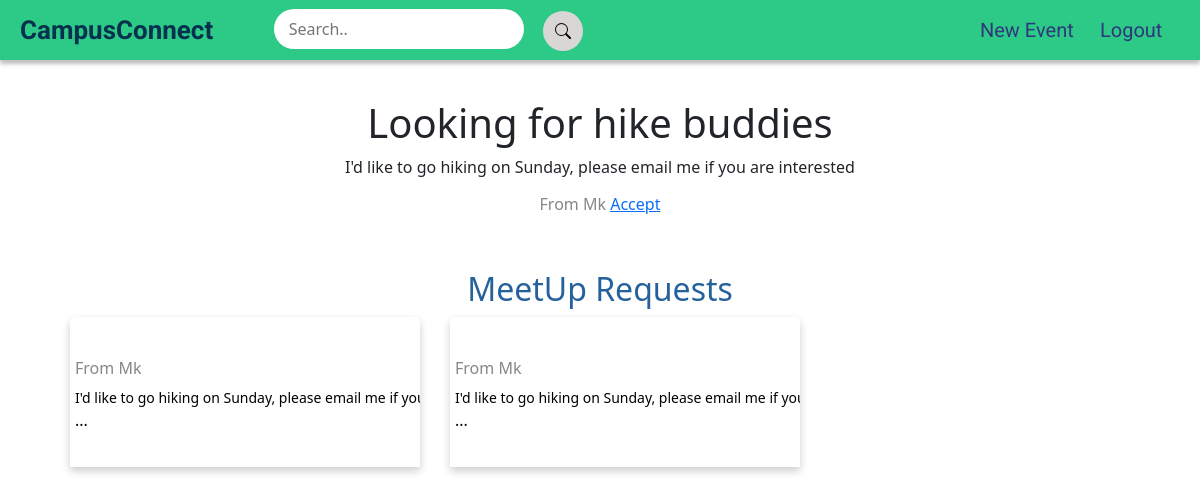
Page /viewRequest/6 (signed in) on the committed database.
### meet/models.py (models this page shows)
class Requests(models.Model):
    user = models.ForeignKey(settings.AUTH_USER_MODEL,null = True,on_delete = models.CASCADE,related_name="user")
    meetup = models.ForeignKey(MeetUp,null = True,on_delete = models.CASCADE)
    requestee = models.ForeignKey(settings.AUTH_USER_MODEL,null=True, on_delete=models.CASCADE,related_name="requestee")

class MeetUp(models.Model):
    title = models.CharField(null=True,max_length=100)
    location = models.CharField(null=True, max_length=100)
    time = models.CharField(null=True,max_length=10)
    description = models.TextField(null= True)

### accounts/models.py (models this page shows, shortened)
class Account(AbstractBaseUser):
    email = models.EmailField(verbose_name='email',max_length=60, unique=True)
    username = models.CharField(max_length=60, unique=True)
    date_joined = models.DateTimeField(verbose_name='date joined',auto_now_add=True)
    last_login = models.DateTimeField(verbose_name='last login',auto_now=True)
    is_admin = models.BooleanField(default=False)
    is_active = models.BooleanField(default=True)
    is_staff = models.BooleanField(default= False)
    is_superuser = models.BooleanField(default=False)
    is_seller = models.BooleanField(default=False)
    USERNAME_FIELD = 'email'
    REQUIRED_FIELDS = ['username',]
    objects = MyAccountManager()

### meet/views.py (the view)
# urls.py: path('viewRequest/<requestID>',views.viewRequest,name='viewRequest'),
@login_required(login_url='login')
def viewRequest(request,requestID):
    requests = Requests.objects.filter(user = request.user)
    req = Requests.objects.get(id = requestID)
    context = {'req':req,'requests':requests}
    return render(request,"viewRequest.html",context)

### meet/templates/viewRequest.html (shortened to what this page needs)
{% extends 'base.html' %}
{% load static %}
{%block content%}
<!DOCTYPE html>
<html>
<body>
 <div class="listings-body">
 <h1 align='center'> {{req.meetup.title}}</h1>
 <div align='center' style='width:80%;margin:auto;'>
<p >{{req.meetup.description}}</p>
<h6 style='color: rgb(138, 133, 133);'>From {{req.requestee.username}} </h>
<a href= {% url 'acceptRequest' requestID=req.id %}> Accept </a>
</div>
<br></br>
 <h2 align='center' style='color: rgb(37, 98, 155);'>MeetUp Requests</h2>
 <div class="gridListings">
    {% for r in requests %}
        <form method="GET" action ="{%url 'viewRequest' requestID=r.id%}">
            <button class="card-listing" type="submit">
                <div class="content-div" style="left:90px; width:100%; padding: 5px 5px 5px 5px; text-align:left;">
                  <h6 style='color: rgb(138, 133, 133);'>From {{r.requestee.username}} </h6>
                  <p class = '' style="font-size:14px;margin: 0;"><b></b> {{r.meetup.description}}</p>
                  <p style='margin: 0;' >...</p>
                </div>
            </button>
          </form>
    {%endfor%}
</div>
</div>
{% endblock %}

### meet/static/main.css (style rules this page uses)
* { margin: 0px; padding: 0px; box-sizing: border-box; }
html,body { width: 100%; height: 100%; margin: 0px; padding: 0px; overflow-x: hidden; }
.card-listing { border: none; height: 150px; box-shadow: 0 4px 8px 0 rgba(0,0,0,0.2); transition: 0.3s; width: 350px; margin-left: 30px; border-radius: 5px 5px 0px 0px; background-color: white; text-align : left; border: 1px, rgb(177, 177, 177); border-color :rgb(209, 209, 209); text-overflow: clip; white-space: nowrap; overflow: hidden; }
.listings-body { margin-top: 99px; width: 100%; }
.gridListings { display: flex; flex-wrap: wrap; justify-content: left; grid-template-columns: 10px 10px 10px; padding-left: 10px; grid-row-gap: 30px; padding-bottom: 20px; margin-left: 30px; }

### rows in the picture
Requests: meetup "Looking for hike buddies", meetup.description "I'd like to go hiking on Sunday, please email me if you are interested", requestee.username "Mk", meetup.description "I'd like to go hiking on Sunday, please email me if…"
Requests: requestee.username "Mk", meetup.description "I'd like to go hiking on Sunday, please email me if…"
